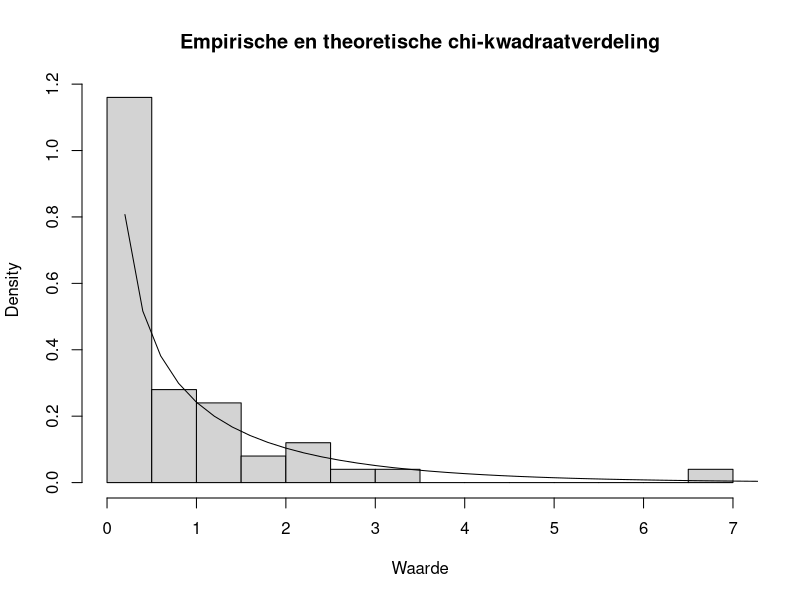
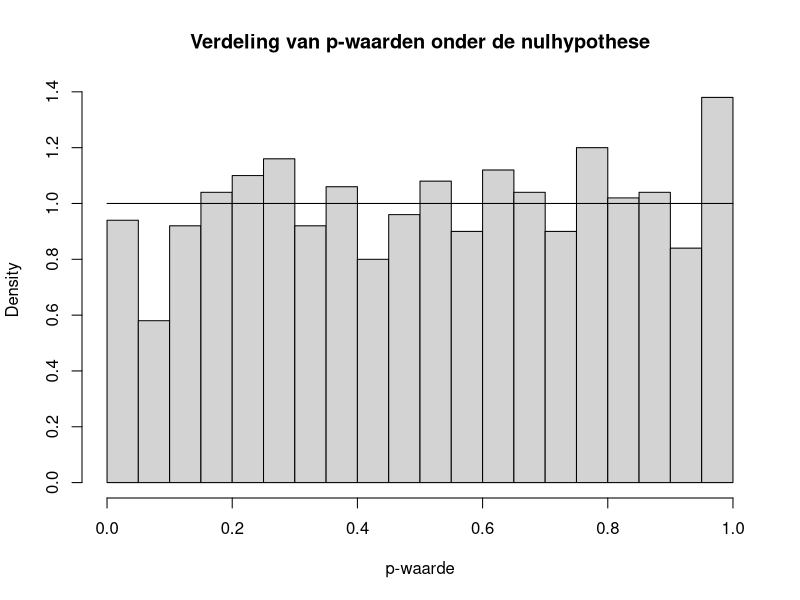

R code for these plots, in order:
## ---- chunk 1
# Simuleer 50 waarden uit een chi-kwadraatverdeling met 1 vrijheidsgraad
x <- rchisq(n = 50, df = 1)

# Toon de empirische verdeling
hist(x, breaks = 15, freq = FALSE,
     main = "Empirische en theoretische chi-kwadraatverdeling",
     xlab = "Waarde")

# Voeg de theoretische dichtheidsfunctie toe
curve(dchisq(x, df = 1), from = 0, to = 20, add = TRUE)
## ---- chunk 2
# Simuleer p-waarden onder de nulhypothese
p_values <- runif(n = 1000, min = 0, max = 1)

# Histogram van de p-waarden
hist(p_values, breaks = 20, freq = FALSE,
     main = "Verdeling van p-waarden onder de nulhypothese",
     xlab = "p-waarde")

# Theoretische uniforme dichtheid
curve(dunif(x, min = 0, max = 1), from = 0, to = 1, add = TRUE)
